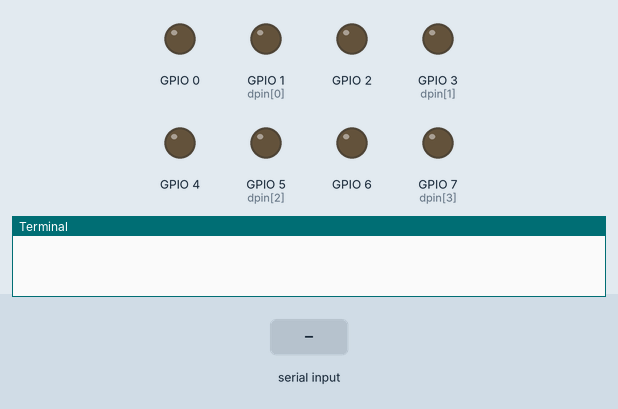
This program was run on a simulated Raspberry Pi (BCM pin numbers). Parts: output pins drawn as LEDs (lit = HIGH), the last lines printed to the terminal. The inputs (shaded band) are chosen by the test bench.

Above: at 1.2 s.
1.3 s: "1" typed at the terminal, then Enter
At 1.6 s:
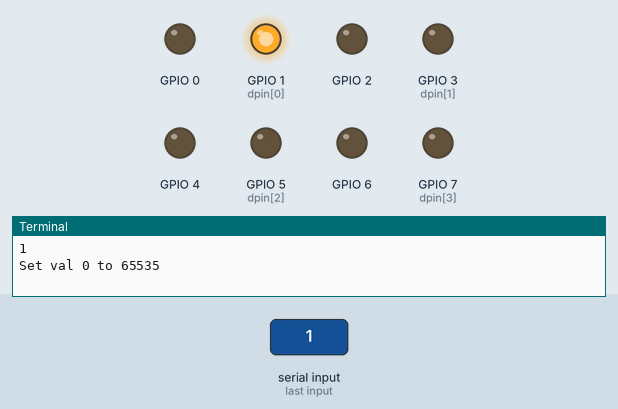
2.8 s: "0" typed at the terminal, then Enter
At 3.9 s:
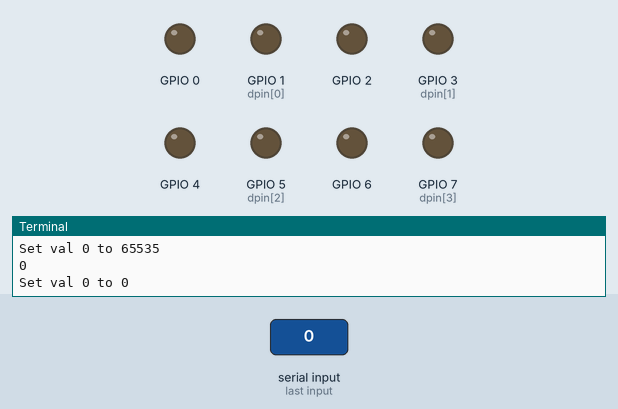
Timing chart, 0 to 5.8 s (numbered marks = the images above; inputs shaded):
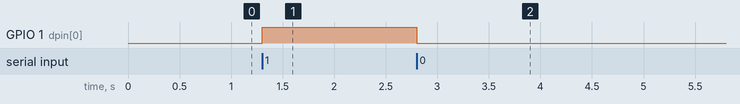

Measured:
- after the input at 1.3 s, GPIO 1 (dpin[0]): LOW → HIGH at once
- after the input at 2.8 s, GPIO 1 (dpin[0]): HIGH → LOW at once

The program:

mainboard-firmware.py
```python
import time
import board
import digitalio
import pwmio

# led = pwmio.PWMOut(board.LED, frequency=5000, duty_cycle=0)

PWM_PIN = [board.GP1, board.GP3, board.GP5, board.GP7]
DIR_PIN = [board.GP0, board.GP2, board.GP4, board.GP6]

PWM: pwmio.PWMOut = []
DIR: digitalio.DigitalInOut = []

# FL FR BL BR
SCALE = [-1, 1, -1, 1]

# Set up output pins
for pin in PWM_PIN:
    PWM.append(pwmio.PWMOut(pin, frequency=5000, duty_cycle=0))

for pin in DIR_PIN:
    dpin = digitalio.DigitalInOut(pin)
    dpin.direction = digitalio.Direction.OUTPUT
    DIR.append(dpin)

def allOff():
    for mot in PWM:
        mot.duty_cycle = 0

while True:
    try:
        val = input()
        vals = val.split(" ")
        for i in range(min(len(vals), 4)):
            v = float(vals[i]) * SCALE[i]
            print(f"Set val {i} to {int(abs(v) * 65535)}")
            PWM[i].duty_cycle = int(abs(v) * 65535)
            DIR[i].value = v > 0
    except Exception as e:
        print(e)
        allOff()
```
